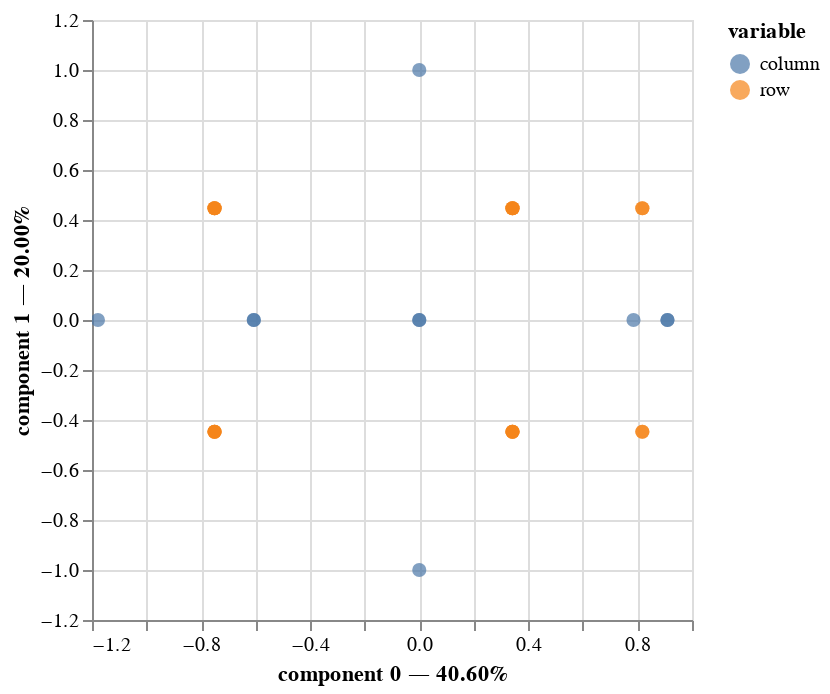

Here is the notebook cell this chart was saved with:
### Code cell
mca.plot(
    dataset,
    x_component=0,
    y_component=1,
    show_column_markers=True,
    show_row_markers=True,
    show_column_labels=False,
    show_row_labels=False
)

### Figure 1 — Vega-Lite specification as saved in the notebook (floating-point values rounded to 4 significant figures)
{"config": {"view": {"continuousWidth": 300, "continuousHeight": 300}}, "layer": [{"data": {"name": "data-8fa0e74a89ad5774b8ebcbcfb4998576"}, "mark": {"type": "circle", "size": 50}, "encoding": {"color": {"field": "variable", "type": "nominal"}, "tooltip": [{"field": "variable", "type": "nominal"}, {"field": "value", "type": "nominal"}, {"field": "component 0", "type": "quantitative"}, {"field": "component 1", "type": "quantitative"}], "x": {"axis": {"title": "component 0 — 40.60%"}, "field": "component 0", "scale": {"zero": false}, "type": "quantitative"}, "y": {"axis": {"title": "component 1 — 20.00%"}, "field": "component 1", "scale": {"zero": false}, "type": "quantitative"}}, "name": "view_3"}, {"data": {"name": "data-fb7adc44fe9b582185e75b87706283fc"}, "mark": {"type": "circle", "size": 50}, "encoding": {"color": {"field": "variable", "type": "nominal"}, "tooltip": [{"field": "variable", "type": "nominal"}, {"field": "value", "type": "nominal"}, {"field": "component 0", "type": "quantitative"}, {"field": "component 1", "type": "quantitative"}], "x": {"axis": {"title": "component 0 — 40.60%"}, "field": "component 0", "scale": {"zero": false}, "type": "quantitative"}, "y": {"axis": {"title": "component 1 — 20.00%"}, "field": "component 1", "scale": {"zero": false}, "type": "quantitative"}}}], "params": [{"name": "param_3", "select": {"type": "interval", "encodings": ["x", "y"]}, "bind": "scales", "views": ["view_3"]}], "$schema": "https://vega.github.io/schema/vega-lite/v5.17.0.json", "datasets": {"data-8fa0e74a89ad5774b8ebcbcfb4998576": [{"component 0": -0.7507, "component 1": -0.4472, "component 2": -0.4472, "variable": "row", "value": "0", "label": 0}, {"component 0": -0.7507, "component 1": -0.4472, "component 2": -0.4472, "variable": "row", "value": "1", "label": 1}, {"component 0": 0.3418, "component 1": -0.4472, "component 2": -0.4472, "variable": "row", "value": "2", "label": 2}, {"component 0": 0.3418, "component 1": -0.4472, "component 2": -0.4472, "variable": "row", "value": "3", "label": 3}, {"component 0": 0.8179, "component 1": -0.4472, "component 2": -0.4472, "variable": "row", "value": "4", "label": 4}, {"component 0": -0.7507, "component 1": 0.4472, "component 2": -0.4472, "variable": "row", "value": "5", "label": 5}, {"component 0": -0.7507, "component 1": 0.4472, "component 2": -0.4472, "variable": "row", "value": "6", "label": 6}, {"component 0": 0.3418, "component 1": 0.4472, "component 2": -0.4472, "variable": "row", "value": "7", "label": 7}, {"component 0": 0.3418, "component 1": 0.4472, "component 2": -0.4472, "variable": "row", "value": "8", "label": 8}, {"component 0": 0.8179, "component 1": 0.4472, "component 2": -0.4472, "variable": "row", "value": "9", "label": 9}, {"component 0": -0.7507, "component 1": -0.4472, "component 2": 0.4472, "variable": "row", "value": "10", "label": 10}, {"component 0": -0.7507, "component 1": -0.4472, "component 2": 0.4472, "variable": "row", "value": "11", "label": 11}, {"component 0": 0.3418, "component 1": -0.4472, "component 2": 0.4472, "variable": "row", "value": "12", "label": 12}, {"component 0": 0.3418, "component 1": -0.4472, "component 2": 0.4472, "variable": "row", "value": "13", "label": 13}, {"component 0": 0.8179, "component 1": -0.4472, "component 2": 0.4472, "variable": "row", "value": "14", "label": 14}, {"component 0": -0.7507, "component 1": 0.4472, "component 2": 0.4472, "variable": "row", "value": "15", "label": 15}, {"component 0": -0.7507, "component 1": 0.4472, "component 2": 0.4472, "variable": "row", "value": "16", "label": 16}, {"component 0": 0.3418, "component 1": 0.4472, "component 2": 0.4472, "variable": "row", "value": "17", "label": 17}, {"component 0": 0.3418, "component 1": 0.4472, "component 2": 0.4472, "variable": "row", "value": "18", "label": 18}, {"component 0": 0.8179, "component 1": 0.4472, "component 2": 0.4472, "variable": "row", "value": "19", "label": 19}], "data-fb7adc44fe9b582185e75b87706283fc": [{"component 0": 2.247e-17, "component 1": 5.772e-16, "component 2": 1.0, "variable": "column", "value": "Color_PURPLE", "label": "Color_PURPLE"}, {"component 0": 3.497e-16, "component 1": -9.253e-17, "component 2": -1.0, "variable": "column", "value": "Color_YELLOW", "label": "Color_YELLOW"}, {"component 0": 5.221e-16, "component 1": 1.0, "component 2": -1.97e-16, "variable": "column", "value": "Size_LARGE", "label": "Size_LARGE"}, {"component 0": -1.66e-16, "component 1": -1.0, "component 2": 7.488e-16, "variable": "column", "value": "Size_SMALL", "label": "Size_SMALL"}, {"component 0": 0.9101, "component 1": -1.085e-15, "component 2": 2.298e-16, "variable": "column", "value": "Action_DIP", "label": "Action_DIP"}, {"component 0": -0.6067, "component 1": 1.149e-15, "component 2": 3.178e-16, "variable": "column", "value": "Action_STRETCH", "label": "Action_STRETCH"}, {"component 0": -0.6067, "component 1": -3.579e-16, "component 2": -1.258e-16, "variable": "column", "value": "Age_ADULT", "label": "Age_ADULT"}, {"component 0": 0.9101, "component 1": 1.163e-15, "component 2": 9.098e-16, "variable": "column", "value": "Age_CHILD", "label": "Age_CHILD"}, {"component 0": 0.7855, "component 1": 1.096e-16, "component 2": 6.163e-16, "variable": "column", "value": "Inflated_F", "label": "Inflated_F"}, {"component 0": -1.178, "component 1": 4.094e-16, "component 2": -3.715e-18, "variable": "column", "value": "Inflated_T", "label": "Inflated_T"}]}}
